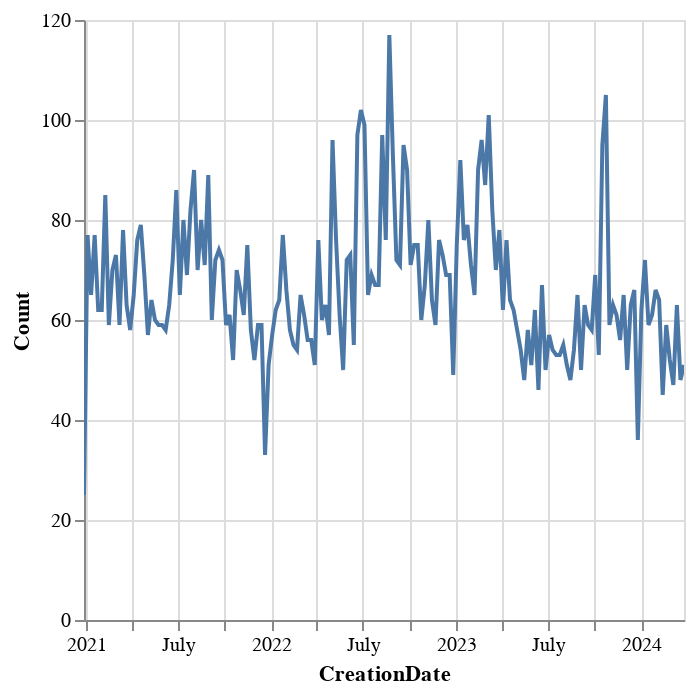

This figure's notebook cell:
### Code cell
df_plot = pl_grouping_wk(df_law)
df_plot.plot.line(x="CreationDate", y="Count")

### Figure 1 — Vega-Lite specification as saved in the notebook (floating-point values rounded to 4 significant figures; data arrays with more than 128 entries replaced by an {"elided": "..."} marker saying what was removed)
{"config": {"view": {"continuousWidth": 300, "continuousHeight": 300}}, "data": {"name": "data-a8e37c197fc1c98cfc23a2f093485b4a"}, "mark": {"type": "line", "tooltip": true}, "encoding": {"x": {"field": "CreationDate", "type": "temporal"}, "y": {"field": "Count", "type": "quantitative"}}, "params": [{"name": "param_10", "select": {"type": "interval", "encodings": ["x", "y"]}, "bind": "scales"}], "$schema": "https://vega.github.io/schema/vega-lite/v5.20.1.json", "datasets": {"data-a8e37c197fc1c98cfc23a2f093485b4a": {"elided": "170 records"}}}
